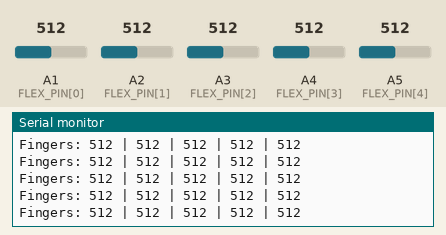
Recording of a sketch running on a simulated Arduino Uno, built with avr-gcc and run on an emulated ATmega328P. On the bench: the last lines printed to the serial monitor. The test bench sets the inputs (shaded band); at power-on: A1 (FLEX_PIN[0]) = 512, A2 (FLEX_PIN[1]) = 512, A3 (FLEX_PIN[2]) = 512, A4 (FLEX_PIN[3]) = 512, A5 (FLEX_PIN[4]) = 512.

Above: at 1.2 s.
1.3 s: A1 (FLEX_PIN[0]) set to 716
At 1.54 s:
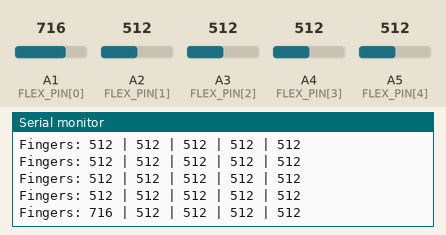
2.8 s: A2 (FLEX_PIN[1]) set to 716
At 2.86 s:
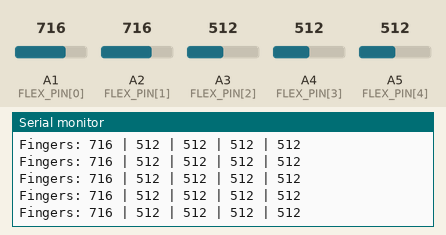
4.3 s: A3 (FLEX_PIN[2]) set to 716
At 4.3 s:
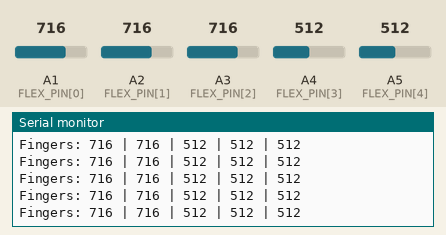
5.8 s: A4 (FLEX_PIN[3]) set to 716
At 5.86 s:
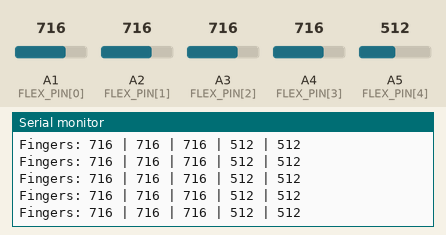
7.3 s: A5 (FLEX_PIN[4]) set to 716
At 7.3 s:
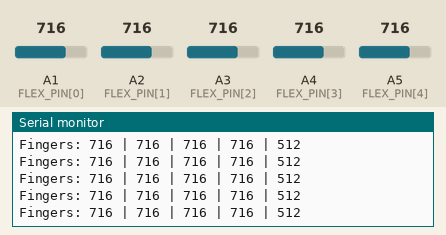
8.8 s: A1 (FLEX_PIN[0]) set to 992
At 8.86 s:
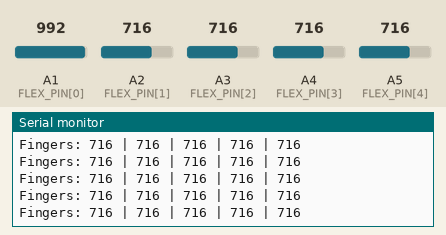
Timing chart, 0 to 11.3 s (numbered marks = the images above; inputs shaded):
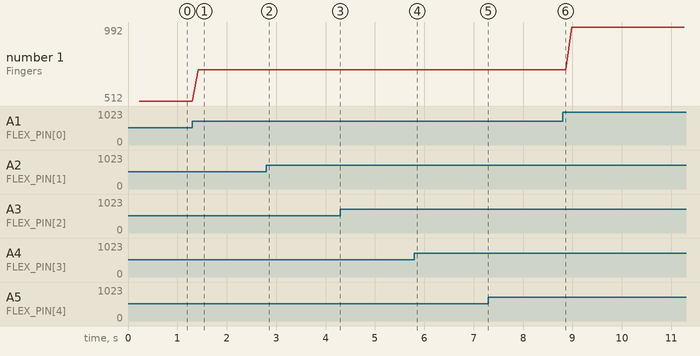

Measured:
- after the input at 1.3 s, the serial monitor: prints a new line after 0.13 s (image 1)
- plotted number 1: 512 → 716 after the input at 1.3 s, 716 → 992 after the input at 8.8 s

The sketch:

glove.ino
```cpp
#include <SoftwareSerial.h>

// HC-12 radio module: TX=pin10, RX=pin11
SoftwareSerial HC12(10, 11);

// Analog pins for flex sensors (fingers 1-5)
const int FLEX_PIN[5] = {A1, A2, A3, A4, A5};

// Raw sensor readings
int sensorData[5] = {0, 0, 0, 0, 0};

// Transmission interval (ms)
const unsigned long SEND_INTERVAL = 120;
unsigned long lastSendTime = 0;

void setup() {
    Serial.begin(9600);
    HC12.begin(9600);

    for (int i = 0; i < 5; i++) {
        pinMode(FLEX_PIN[i], INPUT);
    }

    Serial.println("Glove controller initialized.");
}

void loop() {
    // Read all flex sensors
    for (int i = 0; i < 5; i++) {
        sensorData[i] = analogRead(FLEX_PIN[i]);
    }

    unsigned long now = millis();

    // Send data at fixed interval (non-blocking)
    if (now - lastSendTime >= SEND_INTERVAL) {
        lastSendTime = now;

        // Send each sensor value as a single byte (0-255)
        for (int i = 0; i < 5; i++) {
            HC12.write(sensorData[i] / 4);  // scale 0-1023 -> 0-255
            delay(20);
        }

        // Debug output to Serial Monitor
        Serial.print("Fingers: ");
        for (int i = 0; i < 5; i++) {
            Serial.print(sensorData[i]);
            if (i < 4) Serial.print(" | ");
        }
        Serial.println();
    }
}
```
